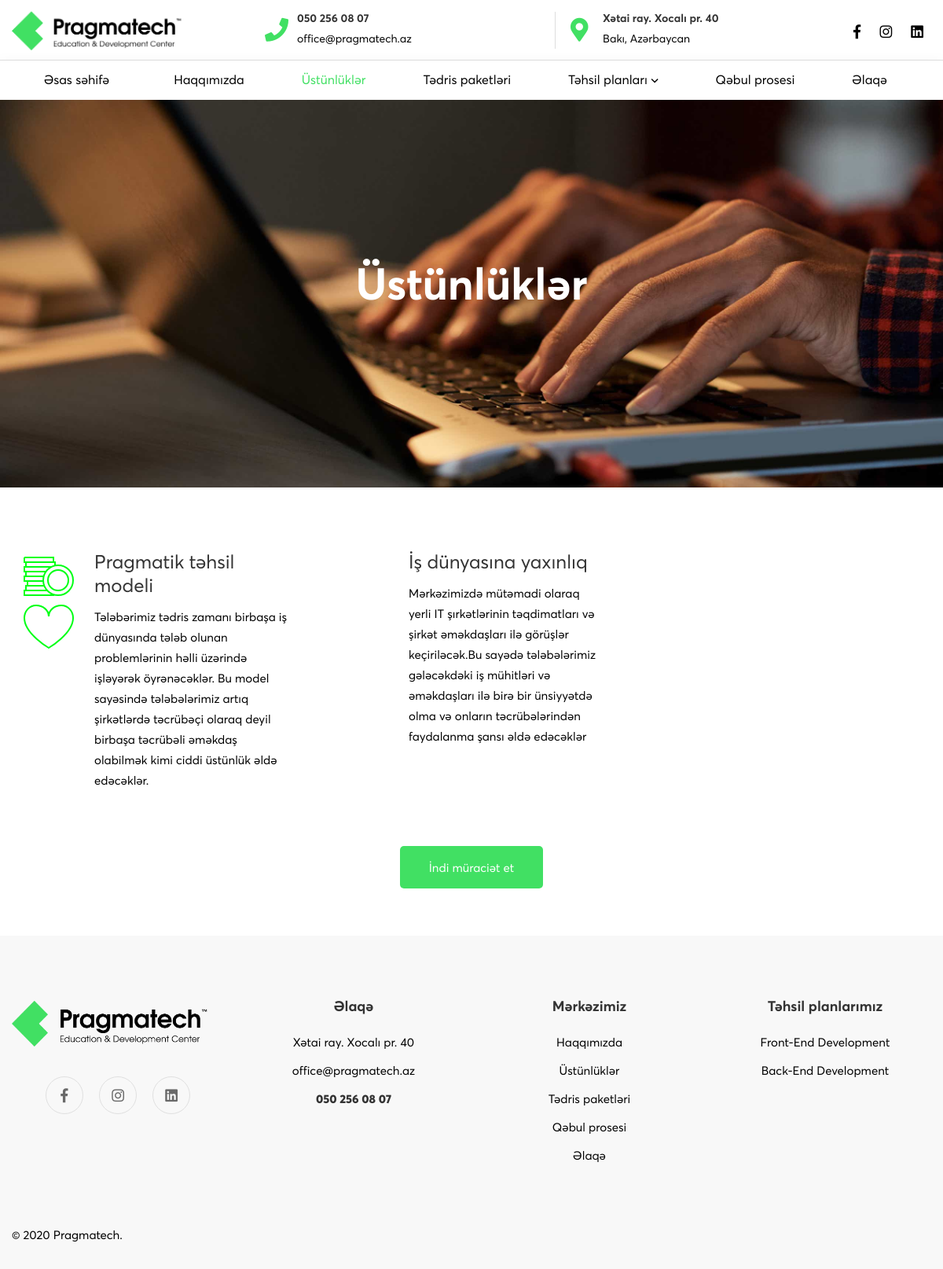
Screenshot of /üstünlüklər with the database file from the repository.
### PragmatechApp/models.py (models this page shows)
class Advantage(Base):
    __tablename__ = 'Advantage'
    id = db.Column(db.Integer, primary_key=True)
    svg_img = db.Column(db.String(100), nullable=False)
    title = db.Column(db.Text, nullable=False)
    description = db.Column(db.Text, nullable=False)

### PragmatechApp/user/routes.py (the view)
@user.route('/üstünlüklər')
def advantages():
    advantages = session.query(Advantage).all()
    selectedBanner = session.query(BannerImg).get(2)
    banner_file = url_for('static', filename='user_assets/images/site_pics/' + selectedBanner.banner_img)
    return render_template('advantages.html', banner_file=banner_file, advantages=advantages)

### PragmatechApp/user/templates/advantages.html
{% extends 'layout.html' %}
{% block main %}
<div class="site-wrapper-reveal">
    <div class="about-banner-wrap banner-space bg-img" data-bg="{{ banner_file }}">
        <div class="container">
            <div class="row">
                <div class="col-lg-8 ml-auto mr-auto">
                    <div class="about-banner-content text-center">
                    <h1 class="mb-15 text-white">Üstünlüklər</h1>
                    </div>
                </div>
            </div>
        </div>
    </div>
    <div class="feature-icon-wrapper section-space--ptb_100">
        <div class="container">
            <div class="row">
                <div class="col-12">
                    <div class="feature-list__two">
                        <div class="row">
                            {% for advantage in advantages %}
                                <div class="col-lg-4 col-md-6 wow move-up">
                                    <div class="ht-box-icon style-02 single-svg-icon-box">
                                        <div class="icon-box-wrap">
                                            <div class="icon">
                                                <div class="svg-icon" id="svg-1" data-svg-icon="{{ url_for('static', filename='user_assets/images/site_pics/' + advantage.svg_img) }}">
                                                </div>
                                            </div>
                                            <div class="content">
                                                <h5 class="heading">{{ advantage.title }}</h5>
                                                <div class="text">{{ advantage.description }}</div>
                                            </div>
                                        </div>
                                    </div>
                                </div>
                            {% endfor %}
                        </div>
                    </div>
                </div>
                <div class="col-lg-12">
                    <div class="feature-list-button-box mt-30 text-center">
                        <button class="ht-btn ht-btn-md apply-btn">İndi müraciət et</button>
                    </div>
                </div>
            </div>
        </div>
    </div>
</div>
{% endblock %}

### PragmatechApp/static/user_assets/css/new-changes.css (style rules this page uses)
.text-white { font-weight:700 }
.site-wrapper-reveal { position:relative }
.about-banner-wrap { background-size:cover;background-repeat:no-repeat;background-position:center;background-repeat:no-repeat;background-size:cover }

### rows the page displays
Advantage: title "Pragmatik təhsil modeli", description "Tələbərimiz tədris zamanı birbaşa iş dünyasında tələb olunan problemlərinin həlli üzərində işləyərək öyrənəcəklər. Bu model sayəsində tələbələrimiz artıq şirkətlərdə təcrübəçi olaraq deyil birbaşa təcrübəli əməkdaş olabilmək kimi ciddi üstünlük əldə edəcəklər."
Advantage: title "İş dünyasına yaxınlıq", description "Mərkəzimizdə mütəmadi olaraq yerli IT şırkətlərinin təqdimatları və şirkət əməkdaşları ilə görüşlər keçiriləcək.Bu sayədə tələbələrimiz gələcəkdəki iş mühitləri və əməkdaşları ilə birə bir ünsiyyətdə olma və onların təcrübələrindən faydalanma şansı əldə edəcəklər"
